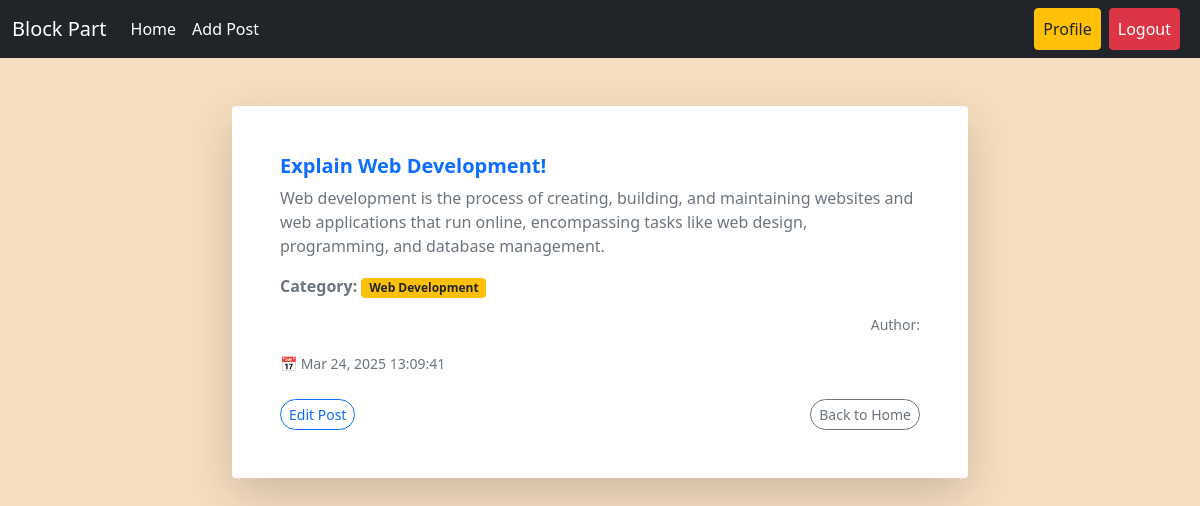
Screenshot of /post/read/1 (signed in) with the database file from the repository.
### posts/models.py (models this page shows, shortened)
class Post(models.Model):
    title = models.CharField(max_length=200)
    content = models.TextField()
    category = models.ManyToManyField(Category) # ekta category ankgula post thakte pare
    author = models.ForeignKey(User,on_delete=models.CASCADE)
    created_at = models.DateTimeField(auto_now_add=True)
    image = models.ImageField(upload_to='posts/media/uploads/',blank=True,null=True)

### categories/models.py (models this page shows, shortened)
class Category(models.Model):
    name = models.CharField(max_length=100)
    slug = models.SlugField(max_length=100,unique=True,null=True,blank=True)

### posts/views.py (the view)
# urls.py: path('read/<int:id>',views.read_post,name='read_post'),
@login_required
def read_post(request, id):
    post = models.Post.objects.get(pk=id)
    return render(request, 'read_post.html', {'post': post})

### templates/read_post.html
{% extends "base.html" %}
{% block content %}
<div class="container mt-5">
    <div class="row justify-content-center">
        <div class="col-md-8">
            <div class="card shadow-lg border-0 rounded-4 overflow-hidden">
                <div class="card-body p-5">
                    <h5 class="card-title fw-bold text-primary">{{ post.title }}</h5>
                    <p class="card-text text-muted">{{ post.content }}</p>
                    <p class="card-text">
                        <strong class="text-secondary">Category:</strong>
                        {% for cat in post.category.all %}
                            <span class="badge bg-warning text-dark">{{ cat.name }}</span>
                        {% endfor %}
                    </p>
                    <p class="text-end text-secondary small">Author: <strong>{{ post.author.first_name }} {{ post.author.last_name }}</strong></p>
                    <span class="text-muted small">📅 {{ post.created_at|date:"M d, Y H:i:s" }}</span>
                    {% if post.author == request.user %}
                    <div class="d-flex justify-content-between align-items-center mt-4">
                        <a href="{% url 'edit_post' post.id %}" class="btn btn-outline-primary btn-sm rounded-pill">Edit Post</a>
                        <a href="{% url 'homepage' %}" class="btn btn-outline-secondary btn-sm rounded-pill">Back to Home</a>
                    </div>
                    {% endif %}
                </div>
            </div>
        </div>
    </div>
</div>
{% endblock content %}

### rows the page displays
Post: title "Explain Web Development!", content "Web development is the process of creating, building, and maintaining websites and web applications that run online, encompassing tasks like web design, programming, and database management.", created_at "Mar 24, 2025 13:09:41"
Category: name "Web Development"
